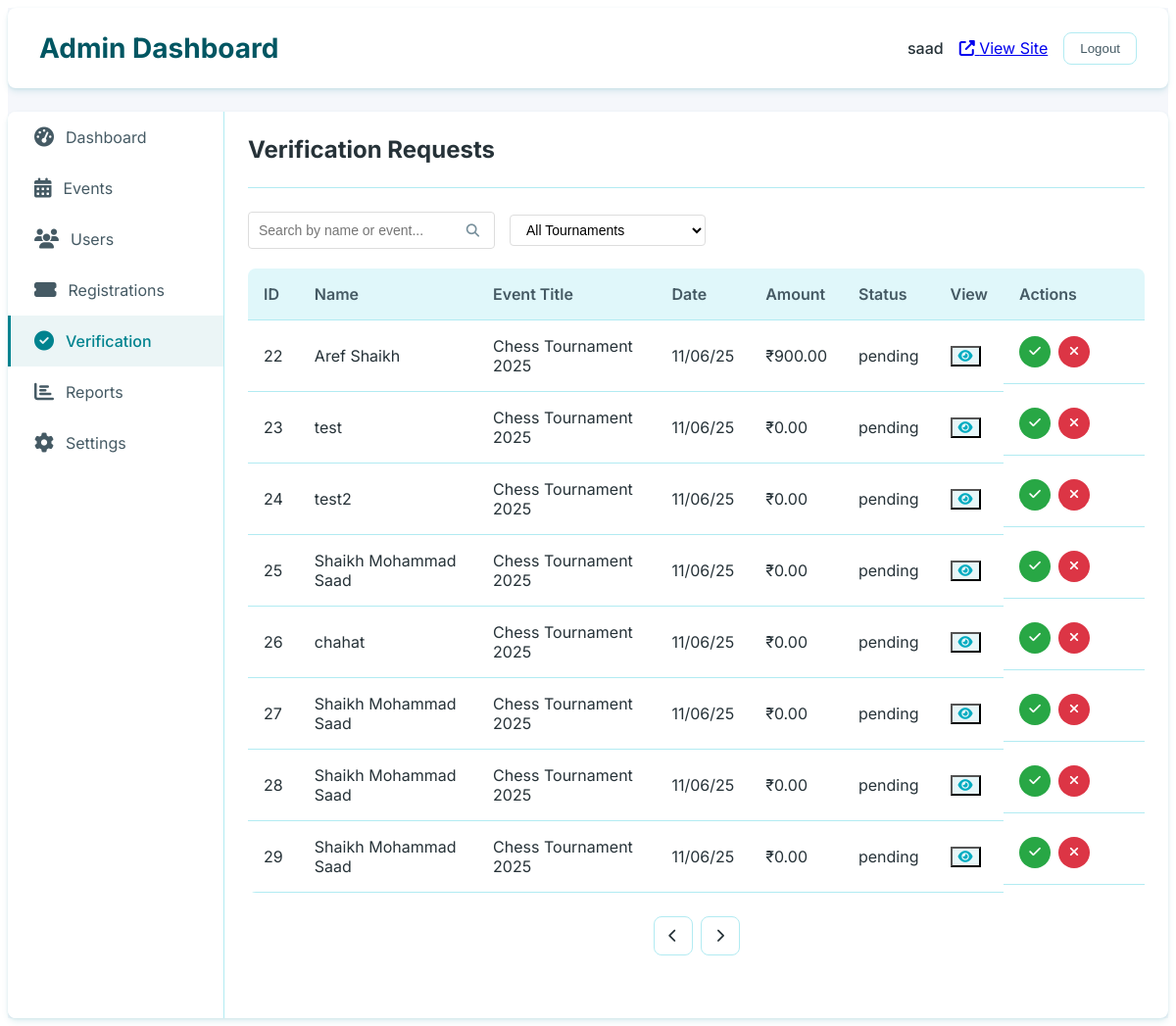
The page /superadmin/dashboard/verification/ (signed in) on the database its author committed.
### app/models.py (models this page shows, shortened)
class Participant(models.Model):
    STATUS_CHOICES = [
        ('registered', 'Registered'),
        ('confirmed', 'Confirmed'),
        ('checked_in', 'Checked In'),
        ('eliminated', 'Eliminated'),
        ('winner', 'Winner'),
        ('disqualified', 'Disqualified'),
        ('rejected', 'Rejected')
    ]
    tournament = models.ForeignKey(Tournament, on_delete=models.CASCADE, related_name='tournament')
    registration_id = models.UUIDField(default=uuid.uuid4, editable=False, unique=True)
    full_name = models.CharField(max_length=200)
    email = models.EmailField(blank=True, null=True, unique=False, help_text="Email address for updates and notifications")
    phone = models.CharField(max_length=20)
    wp = models.CharField(max_length=10, blank=True, help_text="WhatsApp number for updates")
    age = models.IntegerField()
    gender = models.CharField(max_length=10, choices=[('male', 'Male'), ('female', 'Female'), ('other', 'Other')])
    registration_date = models.DateTimeField(auto_now_add=True)
    status = models.CharField(max_length=20, choices=STATUS_CHOICES, default='registered')
    check_in_time = models.DateTimeField(null=True, blank=True)
    special_requirements = models.TextField(blank=True)
    notes = models.TextField(blank=True)
    transaction = models.OneToOneField(Transaction, on_delete=models.CASCADE, related_name='transaction')
    optinWhatsapp = models.BooleanField(default=True)
    class Meta:
        unique_together = ['tournament', 'email']

class Tournament(models.Model):
    STATUS_CHOICES = [
        ('draft', 'Draft'),
        ('published', 'Published'),
        ('ongoing', 'Ongoing'),
        ('completed', 'Completed'),
        ('cancelled', 'Cancelled'),
    ]
    title = models.CharField(max_length=200)
    slug = models.SlugField(unique=True, blank=True)
    description = models.TextField()
    category = models.ForeignKey(Category, on_delete=models.CASCADE, related_name='tournaments')
    organizer = models.ForeignKey(User, on_delete=models.CASCADE, related_name='organized_tournaments', default=None, null=True)
    start_date = models.DateField()
    end_date = models.DateField()
    tournament_time = models.TimeField(default=timezone.datetime.strptime('10:00', '%H:%M').time())
    registration_deadline = models.DateTimeField()
    venue = models.CharField(max_length=200)
    address = models.TextField(blank=True, null=True)
    city = models.CharField(max_length=100)
    state = models.CharField(max_length=100)
    country = models.CharField(max_length=100)
    postal_code = models.CharField(max_length=20, null=True, blank=True)
    max_participants = models.PositiveIntegerField()
    min_participants = models.PositiveIntegerField(default=2)
    entry_fee = models.DecimalField(max_digits=10, decimal_places=2)
    prize_pool = models.DecimalField(max_digits=10, decimal_places=2)
    tournament_format = models.CharField(max_length=100)  # e.g., "Single Elimination", "Double Elimination", "Round Robin"
    rules = models.TextField()
    banner_image = models.ImageField(upload_to='tournament_banners/')
    additional_images = models.ManyToManyField(TournamentImage, blank=True, related_name='additional_tournaments')
    status = models.CharField(max_length=20, choices=STATUS_CHOICES, default='draft')
    is_featured = models.BooleanField(default=False)
    created_at = models.DateTimeField(auto_now_add=True)
    updated_at = models.DateTimeField(auto_now=True)
    contact_email = models.EmailField()
    contact_phone = models.CharField(max_length=20)
    whatsapp_number = models.CharField(max_length=20, blank=True)
    facebook_event = models.URLField(blank=True)
    instagram_post = models.URLField(blank=True)
    upi_id = models.ForeignKey(
        UPIS,
        max_length=100,
        blank=True,
        help_text="UPI ID for payment collection",
        on_delete=models.SET_NULL,
        null=True,
        related_name='tournaments'
    )
    class Meta:
        ordering = ['-start_date']

class Transaction(models.Model):
    PAYMENT_STATUS = [
        ('pending', 'Pending'),
        ('completed', 'Completed'),
        ('failed', 'Failed'),
        ('refunded', 'Refunded'),
    ]
    amount = models.DecimalField(max_digits=10, decimal_places=2)
    payment_status = models.CharField(
        max_length=20,
        choices=PAYMENT_STATUS,
        default='pending'
    )
    payment_date = models.DateTimeField(null=True, blank=True)
    payment_reference = models.CharField(
        max_length=100,
        blank=True,
        help_text="Transaction ID or UPI reference number"
    )
    payment_screenshot = models.ImageField(
        upload_to='payment_proofs/',
        blank=True,
        help_text="Screenshot of payment confirmation"
    )
    ticket_count = models.PositiveIntegerField(default=1)
    ticket_numbers = models.CharField(
        max_length=200,
        blank=True,
        help_text="Comma-separated ticket numbers"
    )
    created_at = models.DateTimeField(auto_now_add=True)
    updated_at = models.DateTimeField(auto_now=True)
    notes = models.TextField(blank=True)
    class Meta:
        ordering = ['-created_at']
        indexes = [
            models.Index(fields=['payment_status']),
        ]

### app/View/admin/admin_verification.py (the view)
# urls.py: path('superadmin/dashboard/verification/', admin_verification, name='admin_verification'),
@login_required
def admin_verification(request):
    alltournaments = Tournament.objects.all()
    verification_requests = Participant.objects.filter(status='registered').select_related('transaction')
    context = {
        'verification_requests': verification_requests,
        'active_tab': 'verification',
        'alltournaments': alltournaments,
    }
    return render(request, 'admin/verification.html', context)

### templates/admin/verification.html (shortened to what this page needs)
{% extends 'admin/base_admin.html' %}
{% load static %}
{% block content %}
<div class="admin-tab active">
    <div class="tab-header">
        <h2>Verification Requests</h2>
    </div>
    <div class="dashboard-actions">
        <div class="search-box">
            <input type="text" id="searchInput" placeholder="Search by name or event...">
            <button type="button" id="searchBtn"><i class="fas fa-search"></i></button>
        </div>
        <div class="filter-section">
            <select id="tournamentFilter" class="tournament-select">
                <option value="all">All Tournaments</option>
            </select>
        </div>
    </div>
    <div class="data-table-container">
        <table class="admin-table">
            <thead>
                <tr>
                    <th>ID</th>
                    <th>Name</th>
                    <th>Event Title</th>
                    <th>Date</th>
                    <th>Amount</th>
                    <th>Status</th>
                    <th>View</th>
                    <th>Actions</th>
                </tr>
            </thead>
            <tbody>
                {% for request in verification_requests %}
                <tr class="verification-row" data-tournament-id="{{ request.tournament.id }}" data-id="{{ request.id }}">
                    <td>{{ request.id }}</td>
                    <td>{{ request.full_name }}</td>
                    <td>{{ request.tournament.title }}</td>
                    <td>{{ request.tournament.start_date|date:'d/m/y' }}</td>
                    <td>₹{{ request.transaction.amount }}</td>
                    <td>
                        {{ request.transaction.payment_status}}
                    </td>
                    <td>
                        <button class="view-btn" title="View Payment Screenshot" onclick="showPaymentScreenshot('{{ request.id }}', '{{ request.transaction.payment_screenshot.url }}')">
                            <i class="fas fa-eye"></i>
                        </button>
                    </td>
                    <td class="action-buttons">
                        <button class="success-btn" onclick="handleAccept('{{ request.id }}')">
                            <i class="fas fa-check"></i>
                        </button>
                        <button class="danger-btn" onclick="handleReject('{{ request.id }}')">
                            <i class="fas fa-times"></i>
                        </button>
                        <button class="review-btn" onclick="handleReview('{{ request.id }}')">
                            <i class="fas fa-search"></i>
                        </button>
                    </td>
                </tr>
                {% empty %}
                <tr>
                    <td colspan="8" class="text-center">No verification requests found</td>
                </tr>
                {% endfor %}
            </tbody>
        </table>
    </div>
    <div class="pagination">
        <button class="page-btn" {% if not verification_requests.has_previous %}disabled{% endif %}><i class="fas fa-chevron-left"></i></button>
        <button class="page-btn" {% if not verification_requests.has_next %}disabled{% endif %}><i class="fas fa-chevron-right"></i></button>
    </div>
</div>
{% endblock %}

### templates/admin/base_admin.html (shortened to what this page needs)
{% load static %}
<!DOCTYPE html>
<html lang="en">
<head>
    <link rel="stylesheet" href="https://cdnjs.cloudflare.com/ajax/libs/font-awesome/6.4.0/css/all.min.css">
    <link rel="stylesheet" href="{% static 'css/admin.css' %}">
</head>
<body>
    <div class="admin-dashboard">
        <div class="dashboard-header">
            <h1>Admin Dashboard</h1>
            <div class="user-info">
                <span>{{ request.user.username }}</span>
                <a href="{% url 'home' %}" class="view-site-btn"><i class="fas fa-external-link-alt"></i> View Site</a>
                <button class="logout-btn">Logout</button>
            </div>
        </div>
        <div class="dashboard-main">
            <div class="dashboard-nav">
                <ul>
                    <li>
                        <a href="{% url 'admin_dashboard' %}" class="nav-item {% if active_tab == 'dashboard' %}active{% endif %}">
                            <i class="fas fa-tachometer-alt"></i> Dashboard
                        </a>
                    </li>
                    <li>
                        <a href="{% url 'admin_events' %}" class="nav-item {% if active_tab == 'events' %}active{% endif %}">
                            <i class="fas fa-calendar-alt"></i> Events
                        </a>
                    </li>
                    <li>
                        <a href="{% url 'admin_users' %}" class="nav-item {% if active_tab == 'users' %}active{% endif %}">
                            <i class="fas fa-users"></i> Users
                        </a>
                    </li>
                    <li>
                        <a href="{% url 'admin_registrations' %}" class="nav-item {% if active_tab == 'registrations' %}active{% endif %}">
                            <i class="fas fa-ticket-alt"></i> Registrations
                        </a>
                    </li>
                    <li>
                        <a href="{% url 'admin_verification' %}" class="nav-item {% if active_tab == 'verification' %}active{% endif %}">
                            <i class="fas fa-check-circle"></i> Verification
                        </a>
                    </li>
                    <li>
                        <a href="{% url 'admin_reports' %}" class="nav-item {% if active_tab == 'reports' %}active{% endif %}">
                            <i class="fas fa-chart-bar"></i> Reports
                        </a>
                    </li>
                    <li>
                        <a href="{% url 'admin_settings' %}" class="nav-item {% if active_tab == 'settings' %}active{% endif %}">
                            <i class="fas fa-cog"></i> Settings
                        </a>
                    </li>
                </ul>
            </div>
            <div class="dashboard-content">
                {% block content %}{% endblock %}
            </div>
        </div>
    </div>
</body>
</html>

### templates/admin/verification.html (style rules this page uses)
.dashboard-actions { display: flex; gap: 15px; align-items: center; margin-bottom: 20px; }
.search-box { display: flex; align-items: center; background: #fff; border: 1px solid #ddd; border-radius: 4px; padding: 5px; }
.search-box input { border: none; padding: 5px; outline: none; width: 250px; }
.search-box button { background: none; border: none; padding: 5px 10px; cursor: pointer; }
.tournament-select { padding: 6px 12px; border: 1px solid #ddd; border-radius: 4px; min-width: 200px; font-size: 14px; background: #fff; cursor: pointer; }

### rows shown on the page
Participant: id "22", full_name "Aref Shaikh", tournament "Chess Tournament 2025", tournament.start_date "11/06/25", transaction.amount "900.00", transaction.payment_status "pending"
Participant: id "23", full_name "test", tournament "Chess Tournament 2025", tournament.start_date "11/06/25", transaction.amount "0.00", transaction.payment_status "pending"
Participant: id "24", full_name "test2", tournament "Chess Tournament 2025", tournament.start_date "11/06/25", transaction.amount "0.00", transaction.payment_status "pending"
Participant: id "25", full_name "Shaikh Mohammad Saad", tournament "Chess Tournament 2025", tournament.start_date "11/06/25", transaction.amount "0.00", transaction.payment_status "pending"
Participant: id "26", full_name "chahat", tournament "Chess Tournament 2025", tournament.start_date "11/06/25", transaction.amount "0.00", transaction.payment_status "pending"
Participant: id "27", full_name "Shaikh Mohammad Saad", tournament "Chess Tournament 2025", tournament.start_date "11/06/25", transaction.amount "0.00", transaction.payment_status "pending"
Participant: id "28", full_name "Shaikh Mohammad Saad", tournament "Chess Tournament 2025", tournament.start_date "11/06/25", transaction.amount "0.00", transaction.payment_status "pending"
Participant: id "29", full_name "Shaikh Mohammad Saad", tournament "Chess Tournament 2025", tournament.start_date "11/06/25", transaction.amount "0.00", transaction.payment_status "pending"

### other values the page prints
{{ request.user.username }} "saad"
